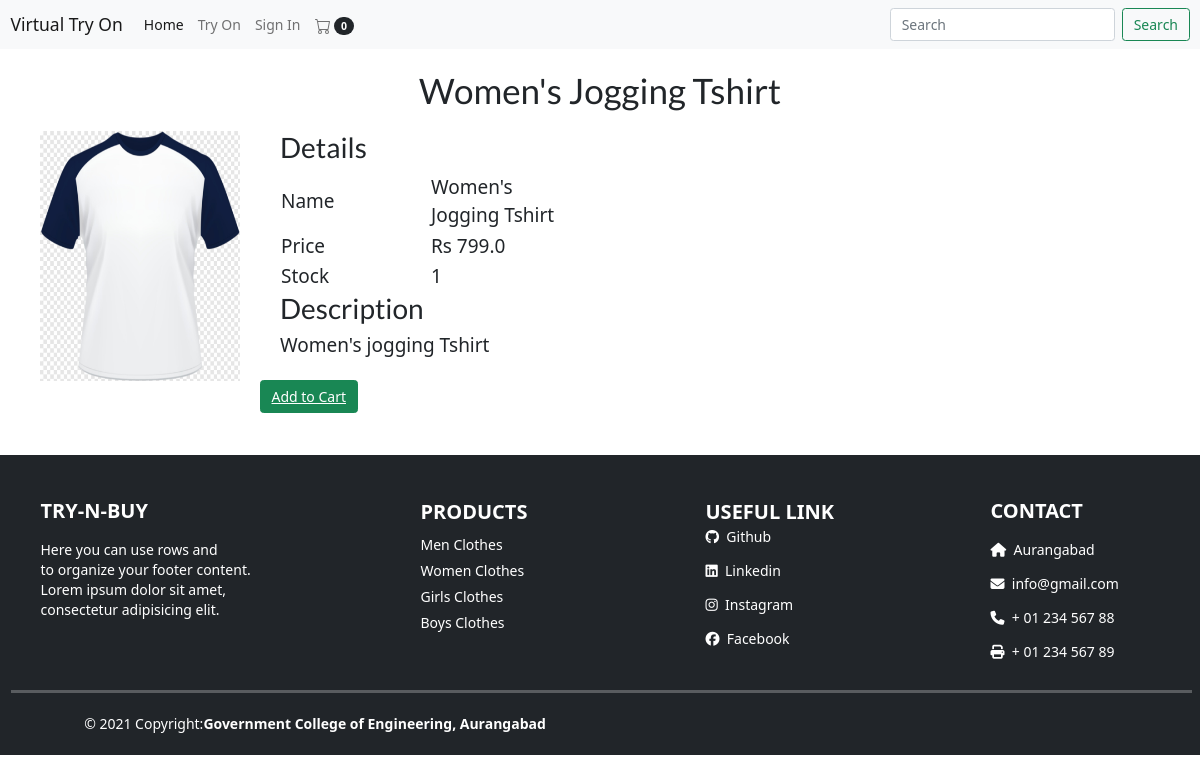
Before: /productDescription?productId=4 with the older database file.
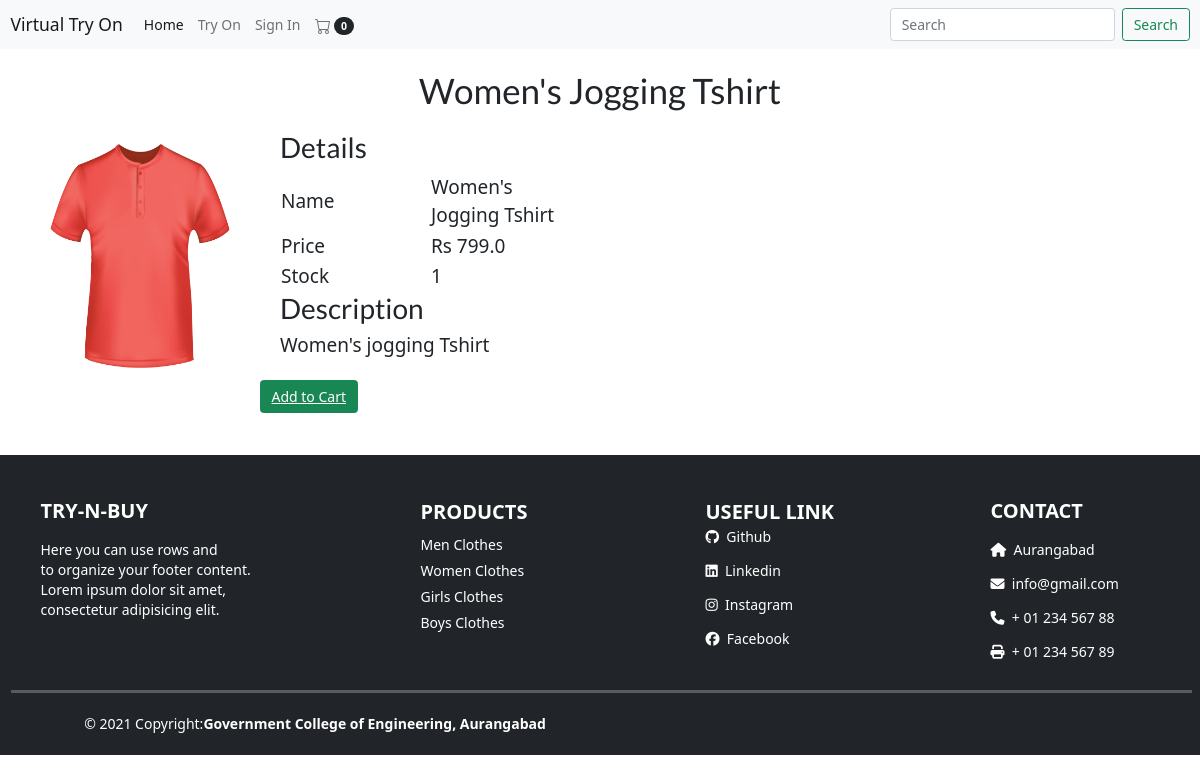
After: the same page with the newer database file.
### tables this page shows
CREATE TABLE products (productId INTEGER PRIMARY KEY, name TEXT, price REAL, description TEXT, image TEXT, stock INTEGER, categoryId INTEGER, FOREIGN KEY (categoryId) REFERENCES categories (categoryId));

### main.py (the view)
@app.route("/productDescription")
def productDescription():
    loggedIn, firstName, noOfItems = getLoginDetails()
    productId = request.args.get('productId')
    with sqlite3.connect('database.db') as conn:
        cur = conn.cursor()
        cur.execute(
            'SELECT productId, name, price, description, image, stock FROM products WHERE productId = ' + productId)
        productData = cur.fetchone()
    conn.close()
    return render_template("productDescription.html", data=productData, loggedIn=loggedIn, firstName=firstName, noOfItems=noOfItems)

### main.py (called while the page is built, shortened)
def getLoginDetails():
    with sqlite3.connect('database.db') as conn:
        cur = conn.cursor()
        if 'email' not in session:
            loggedIn = False
            firstName = ''
            noOfItems = 0
    conn.close()
    return (loggedIn, firstName, noOfItems)

### templates/productDescription.html (shortened to what this page needs)
<!DOCTYPE HTML>
<html>
<head>
<link rel="stylesheet" href={{url_for('static', filename='css/productDescription.css')}} />
<link rel="stylesheet" href={{ url_for('static', filename='css/topStyle.css')}} />
<link href="https://cdn.jsdelivr.net/npm/bootstrap@5.0.1/dist/css/bootstrap.min.css" rel="stylesheet"
>
</head>
<body>
	{% include "nav.html" %}
<div class="data-center">
<div id="display">
	<div id="productName">
		<h1>{{data[1]}}</h1>
	</div>
	<div>
		<img src={{url_for('static', filename='uploads/'+data[4]) }} id="productImage"/>
	</div>
	<div id="productDescription">
		<h2>Details</h2>
		<table id="descriptionTable">
			<tr>
				<td>Name</td>
				<td>{{data[1]}}</td>
			</tr>
			<tr>
				<td>Price</td>
				<td>Rs {{data[2]}}</td>
			</tr>
			<tr>
				<td>Stock</td>
				<td>{{data[5]}}</td>
			</tr>
		</table>
		<h2>Description</h2>
		<p>{{data[3]}}</p>
	</div>
	<div id="addToCart">
	<span><button type="button" class="btn btn-success"><a href="/addToCart?productId={{request.args.get('productId')}}" class="text-white">Add to Cart</a></button>
	</span>
	</div>
	</div>
</div>
{% include "footer.html" %}
</body>
</html>

Changed rows visible on the page:
changed products "Women's Jogging Tshirt": image: a different picture
